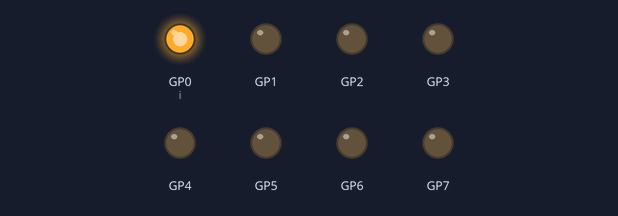
A program run on a simulated Raspberry Pi Pico running MicroPython. Parts: output pins drawn as LEDs (lit = HIGH).

Above: at 0.07 s.
At 0.67 s:
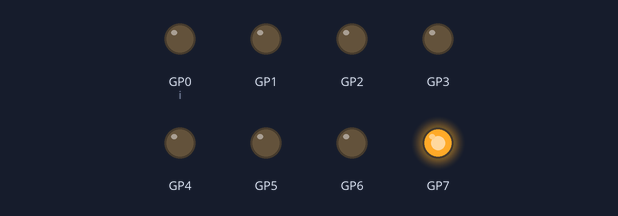
At 1.12 s:
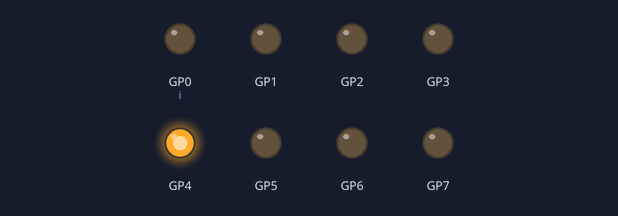
At 2.32 s:
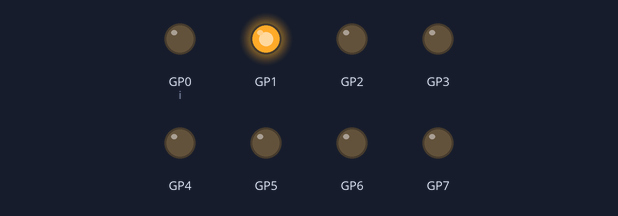
At 3.52 s:
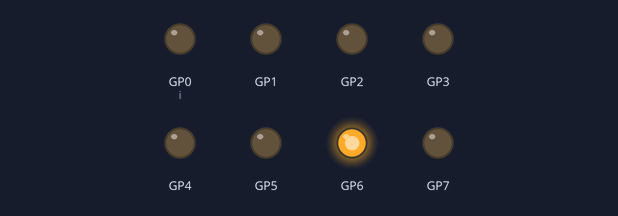
At 4.72 s:
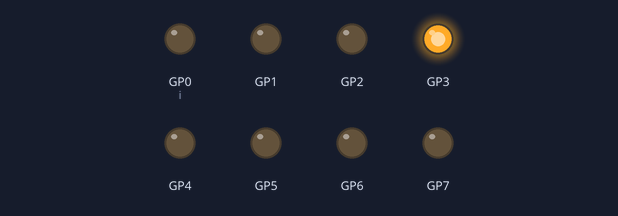
Timing chart, 0 to 5.0 s (numbered marks = the images above):
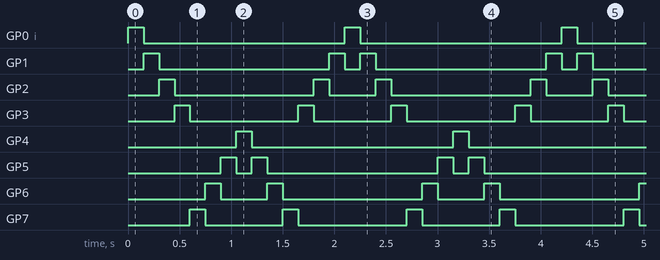

The program:

led_chaser.py
```python
from machine import Pin
import time

# Physical order of the pins, following the LEDs laid out in a ring around
# the microcontroller in Gpio/LedChaser.mo (down on the left GP0->GP3, up
# on the right GP7->GP4): two consecutive neighbours in this list are also
# visual neighbours on the schematic.
order = [0, 1, 2, 3, 7, 6, 5, 4]
pins = {i: Pin(i, Pin.OUT) for i in order}
for p in pins.values():
    p.off()

i = 0
direction = 1
while True:
    pins[order[i]].on()
    time.sleep(0.15)
    pins[order[i]].off()
    if i == len(order) - 1:
        direction = -1
    elif i == 0:
        direction = 1
    i += direction
```

Measured:
- by itself, GP0 (i), GP4: alternates HIGH for 0.15 s and LOW for 2.0 s
- by itself, GP1: repeats every 2.1 s: LOW 1.7 s, HIGH 0.15 s, LOW 0.15 s, HIGH 0.15 s
- by itself, GP2: repeats every 2.1 s: LOW 1.4 s, HIGH 0.15 s, LOW 0.45 s, HIGH 0.15 s
- by itself, GP3: repeats every 2.1 s: LOW 1.1 s, HIGH 0.15 s, LOW 0.75 s, HIGH 0.15 s
- by itself, GP5: repeats every 2.1 s: LOW 0.15 s, HIGH 0.15 s, LOW 1.7 s, HIGH 0.15 s
- by itself, GP6: repeats every 2.1 s: LOW 0.45 s, HIGH 0.15 s, LOW 1.4 s, HIGH 0.15 s
- by itself, GP7: repeats every 2.1 s: LOW 0.75 s, HIGH 0.15 s, LOW 1.1 s, HIGH 0.15 s
